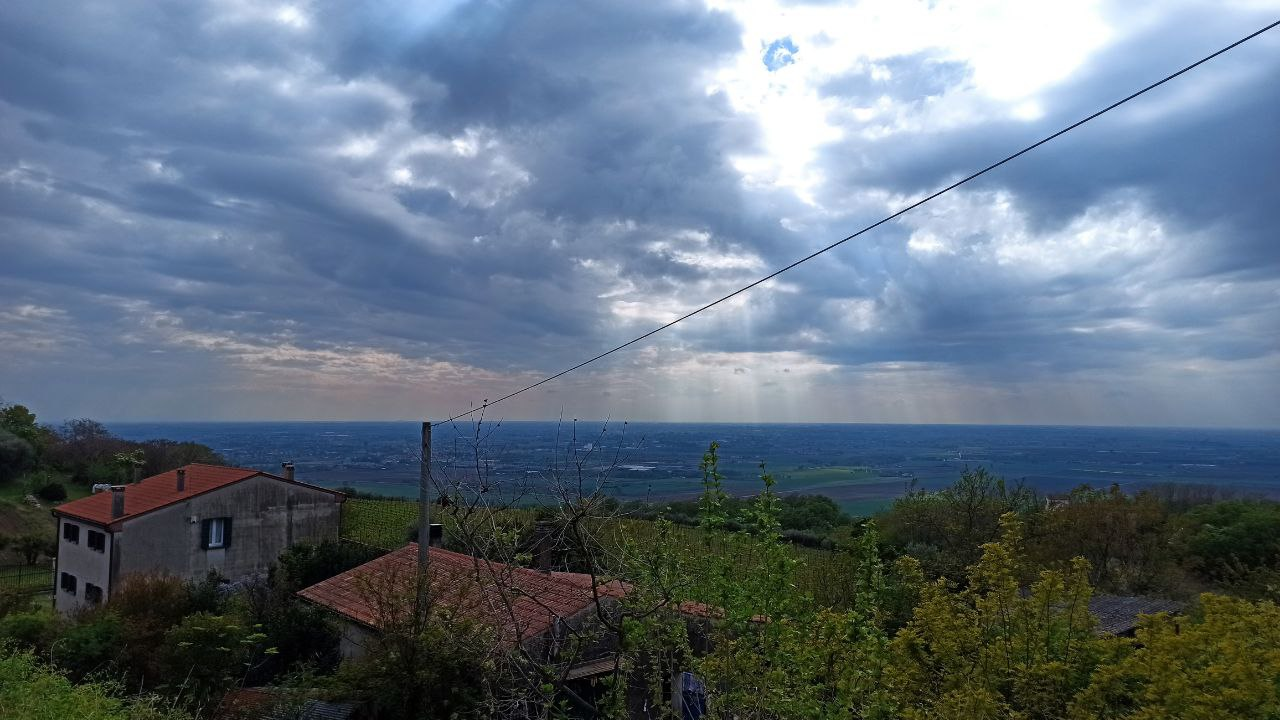
//> input picture images/original/original_filter.jpg, 1280 x 720 px, given in place of original_histogram.jpg, which was not available
$ ./homework1-LAB2   (built with g++ and OpenCV 4)
//> lines starting //> are read from the running program, lines starting //| are printed output that depends on the picture; pictures that were not available may be replaced by others from this repository, and a replacement may not be noted
//> further down, image is the input picture: 720 rows x 1280 cols, CV_8UC3; mean B, G, R 126.6, 111.8, 97.2
// Computer Vision Homework 1 LAB 2 - Zuccolo Giada - matr. 2055702
/*
    WHAT THIS CODE DO?
    1. input of image called "images/original/original_histogram.jpg"
    ------ HISTOGRAM EQUALIZATION PART ------
    2. save in a image the histogram of this image
    3. save in a image the histogram equalized color image
    4. save the relative histogram of this equalized image (not necessary, only to see the obviusly different)
    5. save in a image the histogram equalized grayscale image

    ------ FILTER PART ------
    6. Insert values of all filter on an image called "images/original/original_filter.jpg"
        6.1.    Insert value for bilateral filtering -- RANGE
        6.2.    Insert value for bilateral filtering -- SPACE
        6.2.    Insert value for gaussian blur -- kernel
        6.2.    Insert value for gaussian blur -- sigma
        6.2.    Insert value for median
    7. All the filtered images will be saved in the correspondent directory

*/
#include <opencv2/opencv.hpp>
#include <iostream>
using namespace cv;
using namespace std;

void computeHist(Mat image, String output) {
    /*
        This function permits to calculate the histogram and print it, saving it into an img. First of all, it is necessary
        to divide multi-channel array of the color space into separate single-channel array through split() function.
        Then it's necessary to calculate histogram of each one, through calcHist() function, and store value in the variables.
        After calculating histogram an image histImage is created to display the histogram which is created drawing
        the line at each pixel for each channel.
    */

    const int histSize = 256;
    vector<Mat> bgr_planes;
    split(image, bgr_planes);
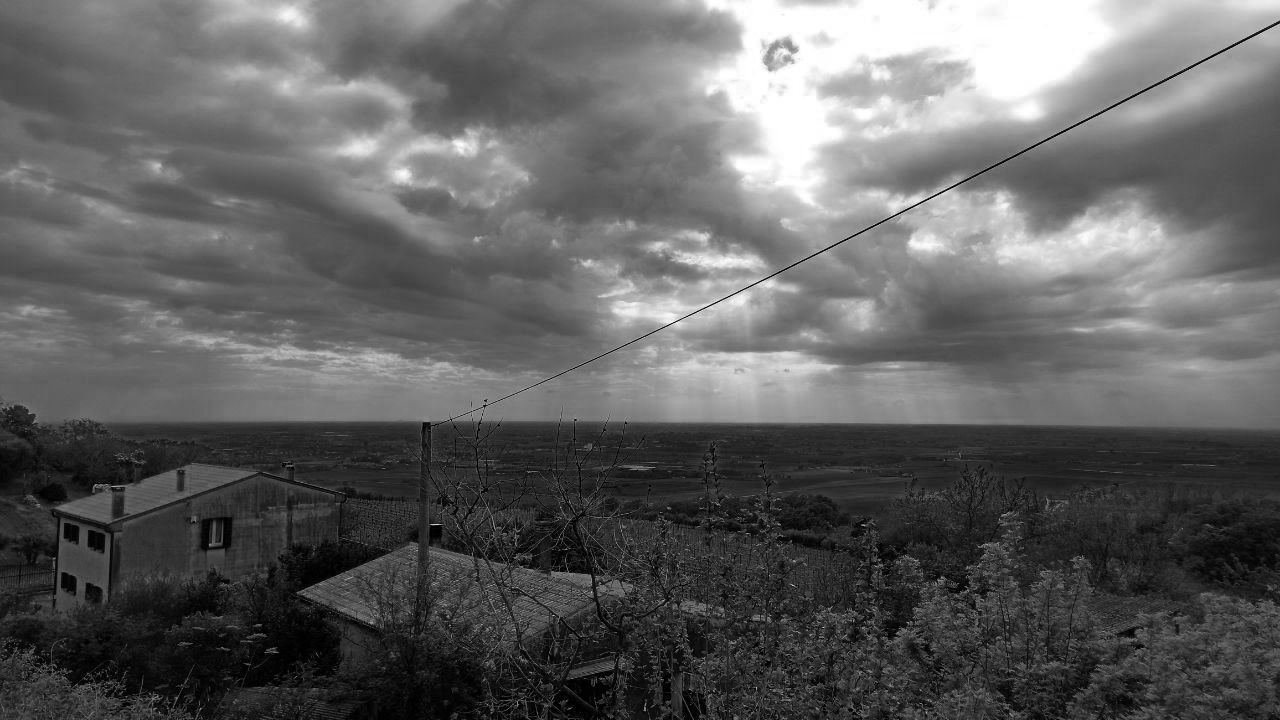
//> bgr_planes[2]: 720 rows x 1280 cols, CV_8UC1; min 0, max 255, mean 97.2

    float range[] = { 0, 256 };
    const float* histRange = { range };

    bool uniform = true;
    bool accumulate = false;

    Mat b_hist, g_hist, r_hist;

    calcHist(&bgr_planes[0], 1, 0, Mat(), b_hist, 1, &histSize, &histRange, uniform, accumulate);
//> b_hist = 256 values, max 27588 at index 255, min 1027 at index 118, mean 3600
    calcHist(&bgr_planes[1], 1, 0, Mat(), g_hist, 1, &histSize, &histRange, uniform, accumulate);
//> g_hist = 256 values, max 24703 at index 255, min 634 at index 249, mean 3600
    calcHist(&bgr_planes[2], 1, 0, Mat(), r_hist, 1, &histSize, &histRange, uniform, accumulate);
//> r_hist = 256 values, max 19139 at index 255, min 407 at index 238, mean 3600
    int hist_w = 512;
    int hist_h = 400;
    int bin_w = cvRound((double)hist_w / histSize);

    Mat histImage(hist_h, hist_w, CV_8UC3, Scalar(0, 0, 0));

    normalize(b_hist, b_hist, 0, histImage.rows, NORM_MINMAX, -1, Mat());
//> b_hist = 256 values, max 400 at index 255, min 0 at index 118, mean 38.75
    normalize(g_hist, g_hist, 0, histImage.rows, NORM_MINMAX, -1, Mat());
//> g_hist = 256 values, max 400 at index 255, min 0 at index 249, mean 49.29
    normalize(r_hist, r_hist, 0, histImage.rows, NORM_MINMAX, -1, Mat());
//> r_hist = 256 values, max 400 at index 255, min 0 at index 238, mean 68.18

    for (int i = 1; i < histSize; i++) {
        line(histImage, Point(bin_w * (i - 1), hist_h - cvRound(b_hist.at<float>(i - 1))), Point(bin_w * (i), hist_h - cvRound(b_hist.at<float>(i))), Scalar(255, 0, 0), 2, 8, 0);
        line(histImage, Point(bin_w * (i - 1), hist_h - cvRound(g_hist.at<float>(i - 1))), Point(bin_w * (i), hist_h - cvRound(g_hist.at<float>(i))), Scalar(0, 255, 0), 2, 8, 0);
        line(histImage, Point(bin_w * (i - 1), hist_h - cvRound(r_hist.at<float>(i - 1))), Point(bin_w * (i), hist_h - cvRound(r_hist.at<float>(i))), Scalar(0, 0, 255), 2, 8, 0);
    }

    imwrite(output, histImage);
}

// ------------------------------------ MAIN ------------------------------------

int main(int argc, char** argv)
{
    //INPUT OF THE IMAGE for histogram equalization
    Mat image = imread("images/original/original_histogram.jpg");

    // Check the image is a correct image
    if (image.empty()) {
        cout << "error on image" << endl;
        cin.get();
        return -1;
    }
    computeHist(image, "images/original/original_histogram_hist.jpg");

    //  ------ HISTOGRAM EQUALIZATION PART ------
    /*
        First of all it is necessary to convert the loaded BGR image to a YCrCb image.
        In fact, BGR color space does not permit to equalize the histogram without affecting to the color information
        because all 3 channels contain color information. YCrCb color space permits a separation of the information:
        only the Y channel of the image contains intensity information, so only that channel will be processed to get
        a histogram equalized image without changing any color information.
        So, a vector<Mat> will be create to contain the different channels of the image with the split() function.
        After the equalizaHist() function, where the parameters are the vector in [0] position (represent the Y channel),
        it is necessary to merge all the channels in the vector to create the new color image.
        But, considering that this is image is in YCrCb color space, before saving the histogram equalized image,
        it is necessary to convert it in the BGR color space with the cvtColor() function.
    */

    //PROCEDURE

    //STEP 1: Convert the image to YCrCb
    Mat hist_equalized_image_color;
    cvtColor(image, hist_equalized_image_color, COLOR_BGR2YCrCb);
//> hist_equalized_image_color: 720 rows x 1280 cols, CV_8UC3; mean of channels 0, 1, 2 109.1, 119.5, 137.9

    //STEP 2: Create the vector and split the image into 3 channels (Y, Cr and Cb)
    vector<Mat> vec_channels;
    split(hist_equalized_image_color, vec_channels);

    //Equalize the histogram of only the Y channel
    equalizeHist(vec_channels[0], vec_channels[0]);

    //Merge 3 channels in the vector to form the color image in YCrCB color space.
    merge(vec_channels, hist_equalized_image_color);
//> hist_equalized_image_color: 720 rows x 1280 cols, CV_8UC3; mean of channels 0, 1, 2 128.1, 119.5, 137.9

    //Convert the histogram equalized image from YCrCb to BGR color space again
    cvtColor(hist_equalized_image_color, hist_equalized_image_color, COLOR_YCrCb2BGR);

    //save the histogram equalized color image and save the histogram of this new image
    imwrite("images/histogram_equalized/hist_equalized_color_image.jpg", hist_equalized_image_color);
    computeHist(hist_equalized_image_color, "images/histogram_equalized/equalized_color_image_hist.jpg");
//> in computeHist (call 2), `split(image, bgr_planes);`:
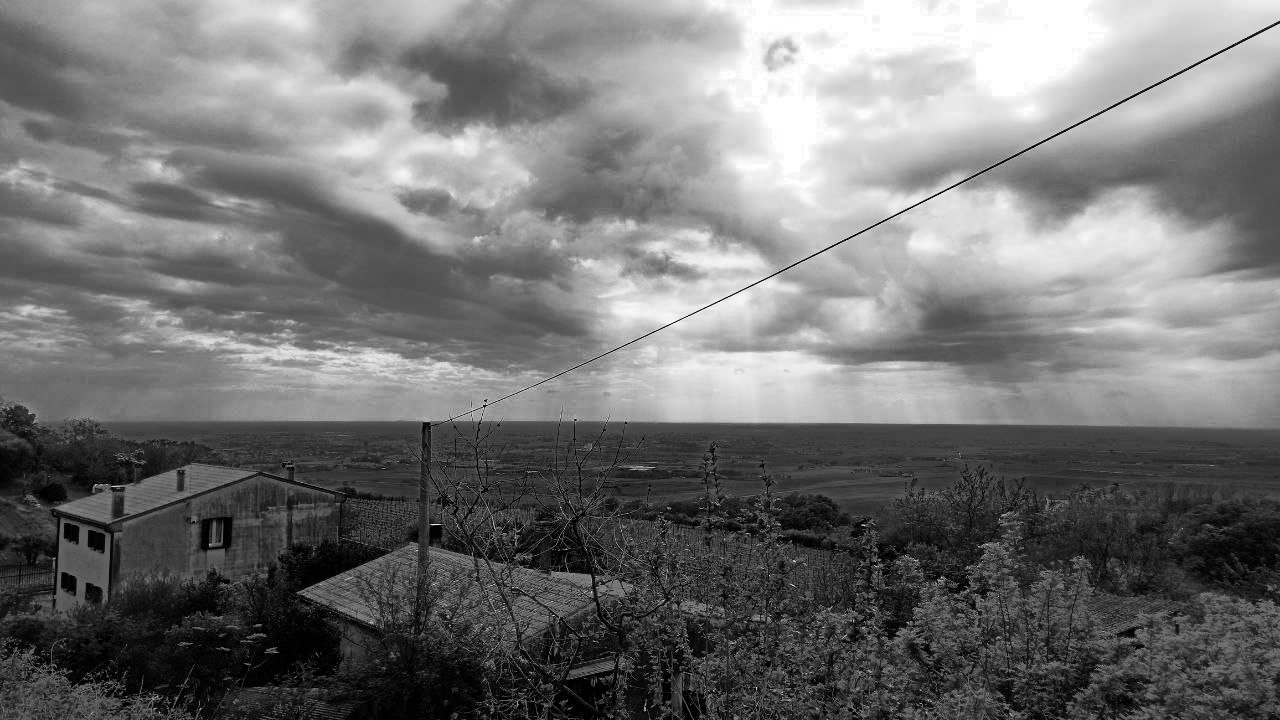
//> bgr_planes[2]: 720 rows x 1280 cols, CV_8UC1; min 0, max 255, mean 116.2
//> in computeHist (call 2), `calcHist(&bgr_planes[0], 1, 0, Mat(), b_hist, 1, &histSize, &histRange..`: b_hist = 256 values, max 106073 at index 255, min 826 at index 133, mean 3600
//> in computeHist (call 2), `calcHist(&bgr_planes[1], 1, 0, Mat(), g_hist, 1, &histSize, &histRange..`: g_hist = 256 values, max 20609 at index 255, min 4 at index 253, mean 3600
//> in computeHist (call 2), `calcHist(&bgr_planes[2], 1, 0, Mat(), r_hist, 1, &histSize, &histRange..`: r_hist = 256 values, max 18390 at index 255, min 0 at index 252, mean 3600
//> in computeHist (call 2), `normalize(b_hist, b_hist, 0, histImage.rows, NORM_MINMAX, -1, Mat());`: b_hist = 256 values, max 400 at index 255, min 0 at index 133, mean 10.54
//> in computeHist (call 2), `normalize(g_hist, g_hist, 0, histImage.rows, NORM_MINMAX, -1, Mat());`: g_hist = 256 values, max 400 at index 255, min 0 at index 253, mean 69.81
//> in computeHist (call 2), `normalize(r_hist, r_hist, 0, histImage.rows, NORM_MINMAX, -1, Mat());`: r_hist = 256 values, max 400 at index 255, min 0 at index 252, mean 78.3
    //save the same image but with an luminance equalization
    cv::Mat image_lum = image.clone();
    cv::Mat tmp_img;
    cv::cvtColor(image_lum, tmp_img, 44);
    std::vector<cv::Mat> luminance;
    cv::split(tmp_img, luminance);
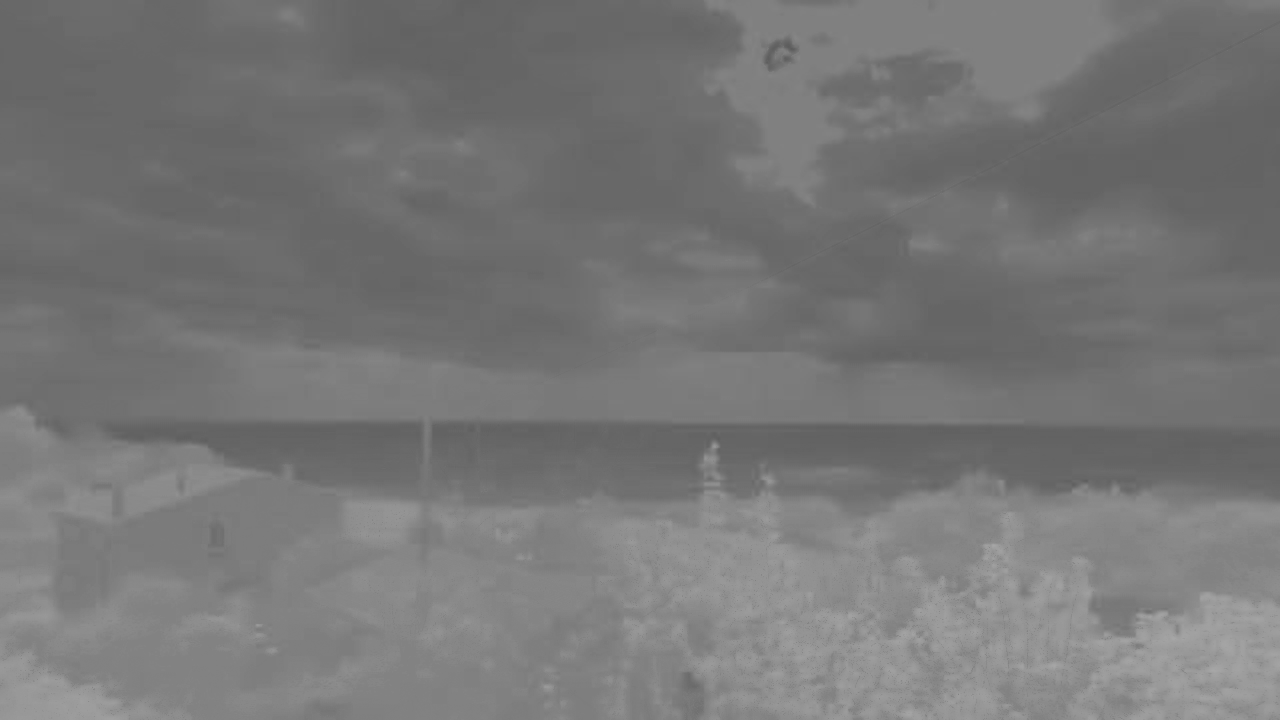
//> luminance[2]: 720 rows x 1280 cols, CV_8UC1; min 92, max 167, mean 118.8
    cv::equalizeHist(luminance[0], luminance[0]);
    cv::merge(luminance, tmp_img);
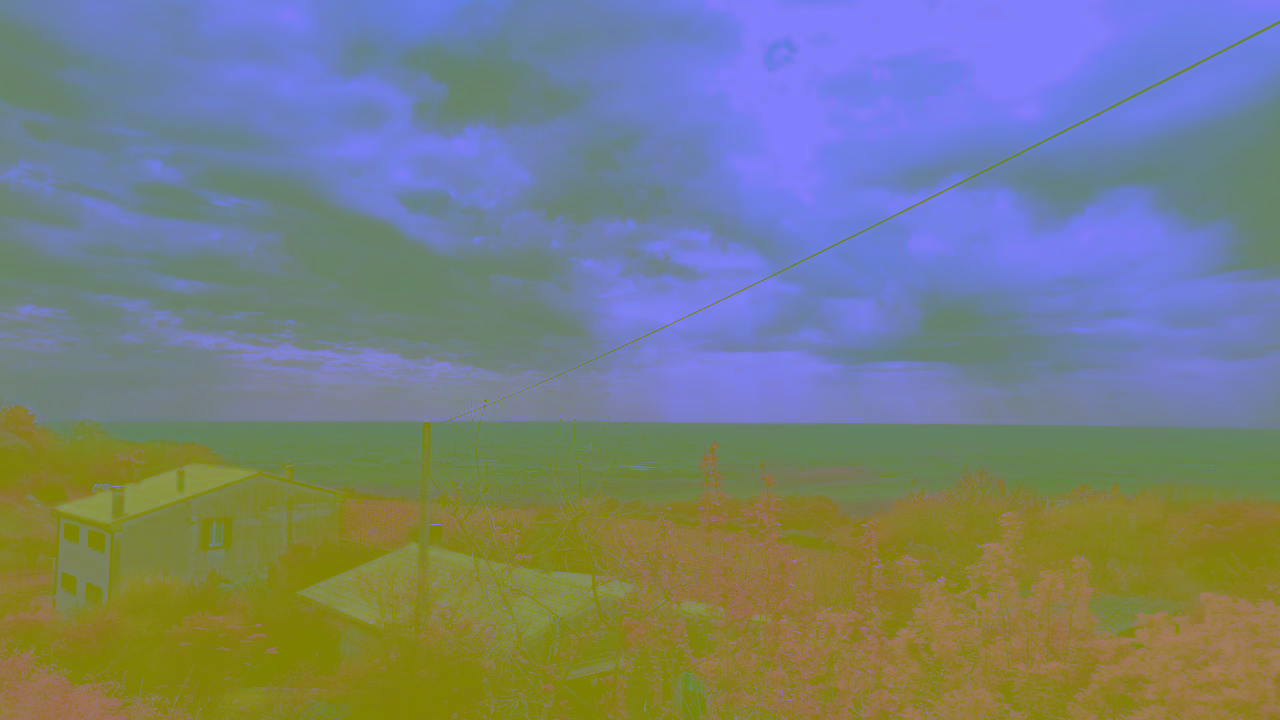
//> tmp_img: 720 rows x 1280 cols, CV_8UC3; mean B, G, R 128.1, 127, 118.8
    cv::cvtColor(tmp_img, image_lum, 56);
    imwrite("images/histogram_equalized/hist_equalized_luminance_color_image.jpg", image_lum);
    computeHist(image_lum, "images/histogram_equalized/equalized_luminance_color_image_hist.jpg");
//> in computeHist (call 3), `calcHist(&bgr_planes[0], 1, 0, Mat(), b_hist, 1, &histSize, &histRange..`: b_hist = 256 values, max 89292 at index 255, min 871 at index 102, mean 3600
//> in computeHist (call 3), `calcHist(&bgr_planes[1], 1, 0, Mat(), g_hist, 1, &histSize, &histRange..`: g_hist = 256 values, max 22576 at index 255, min 0 at index 251, mean 3600
//> in computeHist (call 3), `calcHist(&bgr_planes[2], 1, 0, Mat(), r_hist, 1, &histSize, &histRange..`: r_hist = 256 values, max 20926 at index 255, min 0 at index 252, mean 3600
//> in computeHist (call 3), `normalize(b_hist, b_hist, 0, histImage.rows, NORM_MINMAX, -1, Mat());`: b_hist = 256 values, max 400 at index 255, min 0 at index 102, mean 12.35
//> in computeHist (call 3), `normalize(g_hist, g_hist, 0, histImage.rows, NORM_MINMAX, -1, Mat());`: g_hist = 256 values, max 400 at index 255, min 0 at index 251, mean 63.78
//> in computeHist (call 3), `normalize(r_hist, r_hist, 0, histImage.rows, NORM_MINMAX, -1, Mat());`: r_hist = 256 values, max 400 at index 255, min 0 at index 252, mean 68.81
//> after the loop in computeHist (call 3), `for (int i = 1; i < histSize; i++)`:
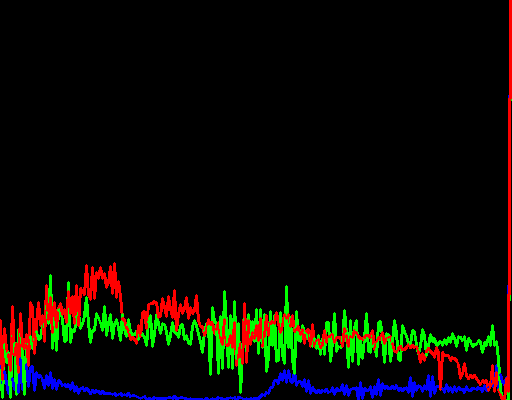
//> histImage: 400 rows x 512 cols, CV_8UC3; mean B, G, R 3.8, 10.7, 10.5
    // ------------- Histogram Equalization of a Grayscale Image -------------
    /*
        The first step is to convert the loaded BGR image to a grayscale image throught the cvtColor() function.
        The procedure in this case is simpler. No vector<Mat> is needed because the histogram equalization works perfectly
        in a grayscale image. So, it is only necessary the equalizeHist() function and then save the output image.
    */

    //PROCEDURE

    //change the color image to grayscale image
    cv::Mat image_bn = image.clone();
    cv::Mat tmp_img_bn;
    cvtColor(image_bn, tmp_img_bn, COLOR_BGR2GRAY);

    //equalize the histogram
    Mat hist_equalized_image_bn;
    equalizeHist(tmp_img_bn, hist_equalized_image_bn);

    //save the histogram equalized grayscale image
    imwrite("images/histogram_equalized/hist_equalized_bn_image.jpg", hist_equalized_image_bn);


    //  ------ FILTER PART ------

    //INPUT OF THE IMAGE for filter part
    image = imread("images/original/original_filter.jpg");

    // Check the image is a correct image
    if (image.empty()) {
        cout << "error on image" << endl;
        cin.get();
        return -1;
    }

    //insert ALL the values

    //BILATERAL FILTER -> range => size, space value, kernel size:
    cout << "\n --- FILTERING PART ---\n Entering ACCETTABLE values\n >> BILATERAL FILTER: RANGE bilateral\n\tSet the value:" << endl;
    cout<<"\t\tSize (integer) = ";
    double sizeBR;
    cin>> sizeBR;
//> the answer given: 2
    cout << "\t\tKernel size (double) = ";
    double kernelBR;
    cin >> kernelBR;
//> the answer given: 2
    if ((int)(kernelBR) % 2 == 0)
        kernelBR = kernelBR - 1;
    cout << "\t\tSpace value (double) = ";
    double space;
    cin >> space;
//> the answer given: 2
    if ((int)(space) % 2 == 0)
        space = space - 1;

    //BILATERAL FILTER -> space => size, space value, kernel size:
    cout << "\n>> BILATERAL FILTER: SPACE bilateral\n\tSet the value:" << endl;
    cout << "\t\tSize (integer) = ";
    double sizeBS;
    cin >> sizeBS;
//> the answer given: 2
    cout << "\t\tRange value (double) = ";
    double range;
    cin >> range;
//> the answer given: 2
    if ((int)(range) % 2 == 0)
        range = range - 1;
    cout << "\t\tKernel size (double) = ";
    double kernelBS;
    cin >> kernelBS;
//> the answer given: 2
    if ((int)(kernelBS) % 2 == 0)
        kernelBS = kernelBS - 1;

    //BILATERAL FILTER -> space => size, space value, kernel size:
    cout << "\n>> MEDIAN FILTER\n\tSet the value:" << endl;
    cout << "\t\tKernel size (double) = ";
    double kernelM;
    cin >> kernelM;
//> the answer given: 2
    if ((int)(kernelM) % 2 == 0)
        kernelM = kernelM - 1;

    //GAUSSIAN FILTER -> kernel => size(value,value), sigmaX, sigmaY
    cout << "\n>> GAUSSIAN FILTER: KERNAL gaussian\n\tSet the value:" << endl;
    cout << "\t\tSize (width) = ";
    int wdt;
    cin >> wdt;
//> the answer given: 3
    if (wdt % 2 == 0)
        wdt--;
    cout << "\t\tSize (height) = ";
    int hgt;
    cin >> hgt;
//> the answer given: 3
    if (hgt % 2 == 0)
        hgt--;
    Size sizeGB(wdt, hgt);
    cout << "\t\tThe value of size will used for sigmaX and sigmaY" << endl;
    cout << "\n>> GAUSSIAN FILTER: SIGMA gaussian\n\tSet the value:\n\t\tSigma (double) = ";
    double sigma;
    cin >> sigma;
//> the answer given: 2


    //imshow("Original image", image);
    //save images
    Mat img_bil_range = image.clone();
    Mat bilater_range_filter_img;
    bilateralFilter(img_bil_range, bilater_range_filter_img, sizeBR, kernelBR, space);
    ///imshow("Range bilateral", bilater_range_filter_img);
    imwrite("images/filtering/bilateral_filter/range_bilateral.jpg", bilater_range_filter_img);

    Mat img_bil_spac = image.clone();
    Mat bilater_space_filter_img;
    bilateralFilter(img_bil_spac, bilater_space_filter_img, sizeBS, range, kernelBS);
    imwrite("images/filtering/bilateral_filter/space_bilateral.jpg", bilater_space_filter_img);
    //imshow("Space bilateral", bilater_space_filter_img);


    Mat img_gauss_kern = image.clone();
    Mat gauss_kern;
    GaussianBlur(img_gauss_kern, gauss_kern, sizeGB, 0);
    imwrite("images/filtering/gaussian_filter/kernel_filter.jpg", gauss_kern);
    //imshow("kernel", gauss_kern);

    Mat img_gauss_sigma = image.clone();
    Mat gauss_sigma;
    GaussianBlur(img_gauss_sigma, gauss_sigma, sizeGB, (double)sigma, 0);
    imwrite("images/filtering/gaussian_filter/sigma_filter.jpg", gauss_sigma);
    //imshow("gauss_sigma", gauss_sigma);

    Mat img_median = image.clone();
    Mat median_filter;
    medianBlur(img_median, median_filter, kernelM);
    imwrite("images/filtering/median_filter/median_filter.jpg", median_filter);
    //imshow("median", median_filter);

    waitKey(0); // Wait for any keystroke in any one of the windows
    destroyAllWindows(); //Destroy all opened windows
    return 0;
}
